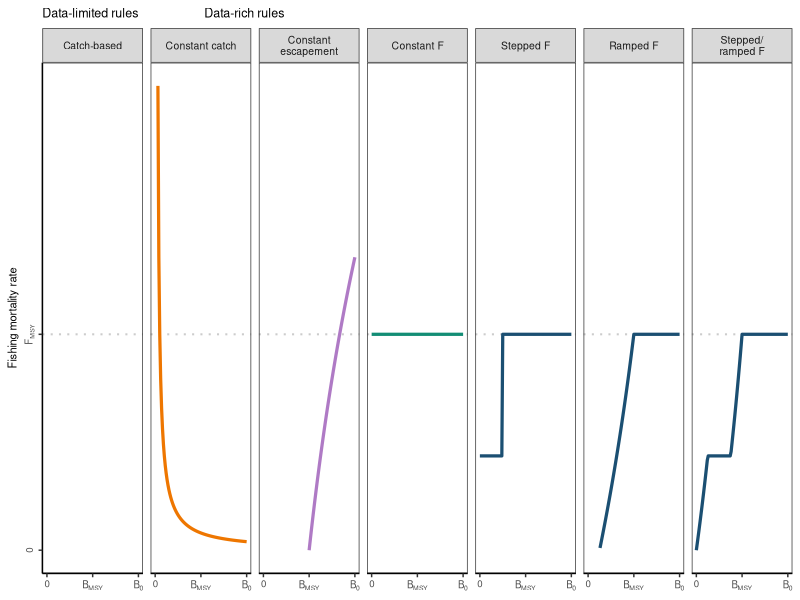
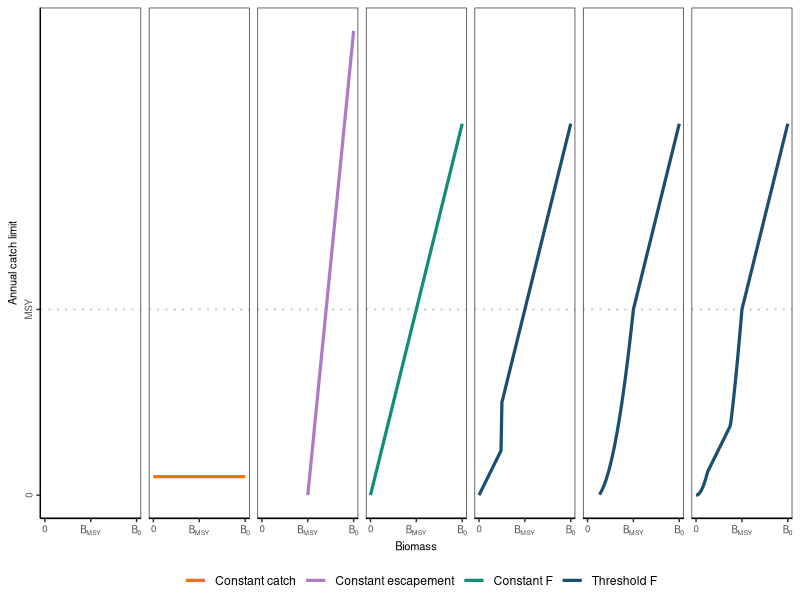
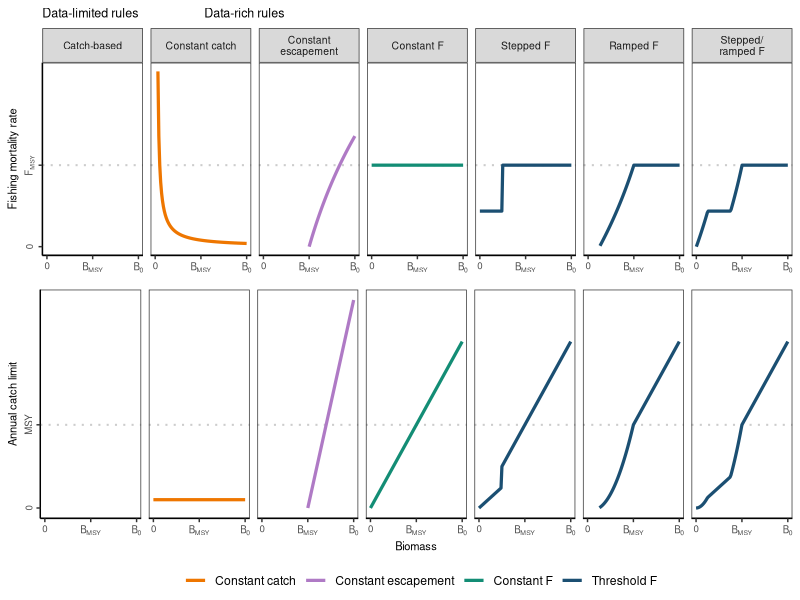

These figures' R source, in order: (Note: this script raises an error after producing the figures.)

# Clear workspace
rm(list = ls())
options(dplyr.summarise.inform=F)

# Setup
################################################################################

# Packages
library(tidyverse)

# Directories
plotdir <- "figures"
tabledir <- "tables"


# Build data
################################################################################

# Parameters
r <- 0.8
k <- 1

# Reference points
umsy <- r/2
bmsy <- k/2
msy <- umsy*bmsy
fmsy <- -log(1 - umsy)

# Biomass values
bvals <- seq(0, k, 0.01)

# Build constant catch
catch_based <- tibble(biomass=bvals,
                      bbmsy=biomass/bmsy) %>%
  # Add constant F
  mutate(hcr="Catch-based",
         catch=NA,
         u=NA,
         f=NA)

# Build constant catch
constant_c <- tibble(biomass=bvals,
                     bbmsy=biomass/bmsy) %>%
  # Add constant F
  mutate(hcr="Constant catch",
         catch=msy*0.1,
         u=catch/biomass,
         f=-log(1 - u))

# Build constant escapement
constant_e <- tibble(biomass=bvals,
                     bbmsy=biomass/bmsy) %>%
  # Add constant F
  mutate(hcr="Constant\nescapement",
         catch=biomass-bmsy,
         u=catch/biomass,
         f=-log(1 - u))

# Build constant F
constant_f <- tibble(biomass=bvals,
                     bbmsy=biomass/bmsy) %>%
  # Add constant F
  mutate(hcr="Constant F",
         u=umsy,
         f=fmsy,
         catch=biomass*u)

# Build stepped
stepped_f <- tibble(biomass=bvals,
                    bbmsy=biomass/bmsy) %>%
  # Add constant F
  mutate(hcr="Stepped F",
         u=ifelse(biomass>=0.5*bmsy, umsy, umsy*0.50),
         f=-log(1 - u),
         catch=biomass*u)

# Build ramped
# (b_lim, 0), (b_thresh, umsy)
# slope = (umsy-0) / b_thresh-b_lim
# 0 = slope * b_lim + b ; b = -slope*b_lim
b_thresh <- bmsy
b_lim <- 0.25*bmsy
slope <- (umsy-0) / (b_thresh-b_lim)
intercept <- -slope * b_lim
ramped_f <- tibble(biomass=bvals,
                    bbmsy=biomass/bmsy) %>%
  # Add constant F
  mutate(hcr="Ramped F",
         u=ifelse(biomass>=b_thresh, umsy, biomass * slope + intercept),
         f=-log(1 - u),
         catch=biomass*u)

# Build stepped/ramped
umsy1 <- umsy*0.5
lim1 <- 0
thresh1 <- bmsy*0.25
slope1 <- (umsy1-0) / (thresh1-lim1)
intercept1 <-  -slope1 * lim1
thresh2 <- bmsy*0.75
slope2 <- (umsy-umsy1) / (bmsy-thresh2)
# umsy2 = slope2 * thresh2 + b; b = umsy2 - slope *thresh2
intercept2 <- umsy1 - slope2*thresh2
complex_f <- tibble(biomass=bvals,
                    bbmsy=biomass/bmsy) %>%
  # Add constant F
  mutate(hcr="Stepped/\nramped F",
         u=ifelse(biomass>=bmsy, umsy,
                  ifelse(biomass>=bmsy*0.75, biomass*slope2+intercept2,
                         ifelse(biomass>=thresh1, umsy1, biomass*slope1+intercept1))),
         f=-log(1 - u),
         catch=biomass*u)

# Build data
data <- bind_rows(catch_based, constant_c, constant_e, constant_f, stepped_f, ramped_f, complex_f) %>%
  # Arrange
  select(hcr, biomass, bbmsy, u, f, catch, everything()) %>%
  # Order
  mutate(hcr=factor(hcr,
                    levels=c("Catch-based", "Constant catch", "Constant\nescapement", "Constant F",
                             "Stepped F", "Ramped F", "Stepped/\nramped F"))) %>%
  # Add type
  mutate(hcr_type=recode_factor(hcr,
                                "Catch-based"="Constant catch",
                                "Constant catch"="Constant catch",
                                "Constant\nescapement"="Constant escapement",
                                "Constant F"="Constant F",
                                "Stepped F"="Threshold F",
                                "Ramped F"="Threshold F",
                                "Stepped/\nramped F"="Threshold F"))


# Plot data
################################################################################

# Theme
my_theme <-  theme(axis.text=element_text(size=7),
                   axis.title=element_text(size=8),
                   strip.text=element_text(size=7.5),
                   axis.text.y = element_text(angle = 90, hjust = 0.5),
                   plot.title=element_text(size=9),
                   # Gridlines
                   panel.grid.major = element_blank(),
                   panel.grid.minor = element_blank(),
                   panel.background = element_blank(),
                   axis.line = element_line(colour = "black"),
                   # Legend
                   legend.margin=margin(0,0,0,0),
                   legend.background = element_rect(fill=alpha('blue', 0)))

# Plot F
g1 <- ggplot(data, aes(x=biomass, y=f, color=hcr_type)) +
  facet_wrap(~hcr, nrow=1) +
  # Reference line
  geom_hline(yintercept = fmsy, linetype="dotted", color="grey80", lwd=0.7) +
  # Data
  geom_line(lwd=1.1, show.legend = F) +
  # Labels
  labs(x="Biomass", y="Fishing mortality rate",
       title="Data-limited rules                      Data-rich rules") +
  scale_color_manual(name="", values=c("darkorange2", "#AF7AC5", "#138D75", "#1B4F72")) +
  # Axes
  scale_x_continuous(breaks=c(0, bmsy, k), labels=c("0", expression("B"["MSY"]), expression("B"["0"]))) +
  scale_y_continuous(breaks=c(0, fmsy), labels=c("0", expression("F"["MSY"])), lim=c(0, NA)) +
  # Theme
  theme_bw() + my_theme +
  theme(axis.title.x = element_blank())
g1

# Plot catch
g2 <- ggplot(data, aes(x=biomass, y=catch, color=hcr_type)) +
  facet_wrap(~hcr, nrow=1) +
  # Reference line
  geom_hline(yintercept = msy, linetype="dotted", color="grey80", lwd=0.7) +
  # Data
  geom_line(lwd=1.1) +
  # Labels
  labs(x="Biomass", y="Annual catch limit") +
  scale_color_manual(name="", values=c("darkorange2", "#AF7AC5", "#138D75", "#1B4F72")) +
  # Axes
  scale_x_continuous(breaks=c(0, bmsy, k), labels=c("0", expression("B"["MSY"]), expression("B"["0"]))) +
  scale_y_continuous(breaks=c(0, msy), labels=c("0", "MSY"), lim=c(0, NA)) +
  # Theme
  theme_bw() + my_theme +
  theme(strip.text.x = element_blank(),
        legend.position = "bottom")
g2

# Merge
g <- gridExtra::grid.arrange(g1, g2, nrow=2, heights=c(0.47, 0.53))
g

# Export
ggsave(g, filename=file.path(plotdir, "Fig1_hcr_typologies.png"),
       width=6.5, height=3.5, units="in", dpi=600)
ggsave(g, filename=file.path(plotdir, "Fig1_hcr_typologies.pdf"),
       width=6.5, height=3.5, units="in", dpi=600)


